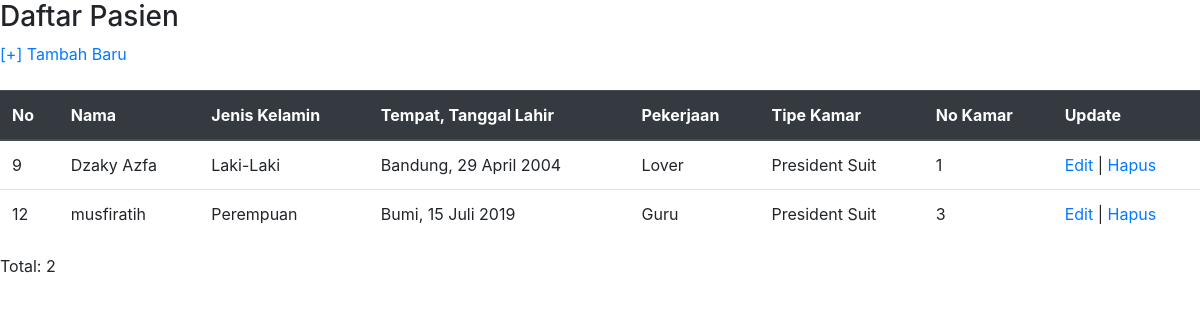
Page /admin/list-pasien.php on the committed database.
### tables this page shows
CREATE TABLE `pasien` (
  `id` int(11) NOT NULL,
  `nama` varchar(50) NOT NULL,
  `jk` varchar(50) NOT NULL,
  `TTL` varchar(50) NOT NULL,
  `pekerjaan` varchar(50) NOT NULL,
  `tipe` varchar(50) NOT NULL,
  `nomer` int(3) NOT NULL
);

### admin/list-pasien.php (the view, shortened to what this page needs)
<?php include("config.php"); ?>
<!DOCTYPE html>
<html>
<head>
    <link rel="stylesheet" href="https://stackpath.bootstrapcdn.com/bootstrap/4.4.1/css/bootstrap.min.css">
    <link rel="stylesheet" href="https://stackpath.bootstrapcdn.com/font-awesome/4.7.0/css/font-awesome.min.css">
</head>
<body>
    <header>
        <h3>Daftar Pasien</h3>
    </header>
    <nav>
        <a href="form-daftar.php">[+] Tambah Baru</a>
    </nav>
    <br>
    <table class="table">
    <thead class="thead-dark">
    <tr>
      <th scope="col">No</th>
      <th scope="col">Nama</th>
      <th scope="col">Jenis Kelamin</th>
      <th scope="col">Tempat, Tanggal Lahir</th>
      <th scope="col">Pekerjaan</th>
      <th scope="col">Tipe Kamar</th>
      <th scope="col">No Kamar</th>
      <th scope="col">Update</th>
    </tr>
    </thead>
    <tbody>
        <?php
        $sql = "SELECT * FROM pasien";
        $query = mysqli_query($db, $sql);
        while($pasien = mysqli_fetch_array($query)){
            echo "<tr>";
            echo "<td>".$pasien['id']."</td>";
            echo "<td>".$pasien['nama']."</td>";
            echo "<td>".$pasien['jk']."</td>";
            echo "<td>".$pasien['TTL']."</td>";
            echo "<td>".$pasien['pekerjaan']."</td>";
            echo "<td>".$pasien['tipe']."</td>";
            echo "<td>".$pasien['nomer']."</td>";
            echo "<td>";
            echo "<a href='form-edit.php?id=".$pasien['id']."'>Edit</a> | ";
            echo "<a href='hapus.php?id=".$pasien['id']."'>Hapus</a>";
            echo "</td>";
            echo "</tr>";
        }
        ?>
    </tbody>
    </table>
    <p>Total: <?php echo mysqli_num_rows($query) ?></p>
    </body>
</html>

### rows in the picture
pasien: id "9", nama "Dzaky Azfa", jk "Laki-Laki", TTL "Bandung, 29 April 2004", pekerjaan "Lover", tipe "President Suit", nomer "1"
pasien: id "12", nama "musfiratih", jk "Perempuan", TTL "Bumi, 15 Juli 2019", pekerjaan "Guru", tipe "President Suit", nomer "3"

### other values in the picture
mysqli_num_rows($query) "2"
